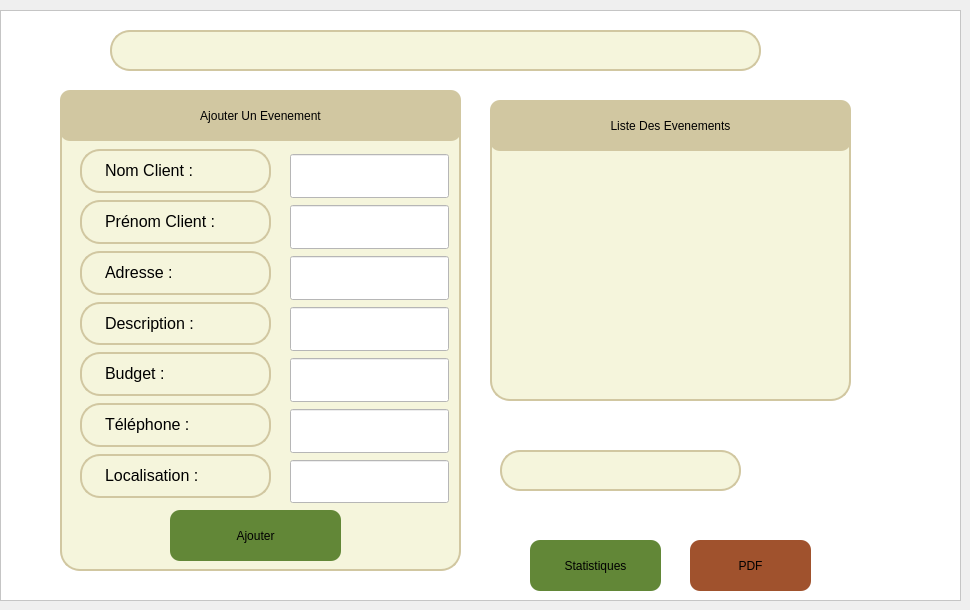
    <widget class="QWidget" name="PageGestionEvenements">
     <widget class="QFrame" name="frame_4">
      <property name="geometry">
       <rect>
        <x>0</x>
        <y>10</y>
        <width>961</width>
        <height>591</height>
       </rect>
      </property>
      <property name="styleSheet">
       <string notr="true">background-color:rgb(255,255,255);
font:20pt &quot;Segoe Ui&quot;;</string>
      </property>
      <property name="frameShape">
       <enum>QFrame::Shape::StyledPanel</enum>
      </property>
      <property name="frameShadow">
       <enum>QFrame::Shadow::Raised</enum>
      </property>
      <widget class="QLabel" name="label_139">
       <property name="geometry">
        <rect>
         <x>50</x>
         <y>20</y>
         <width>51</width>
         <height>41</height>
        </rect>
       </property>
       <property name="styleSheet">
        <string notr="true">image: url(:/res/search.png)</string>
       </property>
       <property name="text">
        <string/>
       </property>
      </widget>
      <widget class="QLineEdit" name="barrederecherche_19">
       <property name="geometry">
        <rect>
         <x>110</x>
         <y>20</y>
         <width>651</width>
         <height>41</height>
        </rect>
       </property>
       <property name="styleSheet">
        <string notr="true">QLineEdit {
    border: 2px solid rgb(209, 199, 161); /* Bordure légèrement plus foncée */
    border-radius: 20px; /* Coins arrondis */
    color: #000; /* Texte noir */
    padding-left: 20px;
    padding-right: 20px;
    background-color: rgb(245, 245, 220); /* Beige */
}

QLineEdit:hover {
    border: 2px solid rgb(160, 150, 120); /* Bordure plus foncée au survol */
    background-color: rgb(255, 255, 235); /* Fond légèrement plus clair */
}

QLineEdit:focus {
    border: 2px solid rgb(100, 80, 50); /* Bordure encore plus foncée lors du focus */
    background-color: rgb(255, 255, 240); /* Fond encore plus clair lors du focus */
    box-shadow: 0 0 5px rgba(0, 0, 0, 0.2); /* Ombre autour du champ en focus */
}
</string>
       </property>
       <property name="cursorMoveStyle">
        <enum>Qt::CursorMoveStyle::LogicalMoveStyle</enum>
       </property>
      </widget>
      <widget class="QLabel" name="label_140">
       <property name="geometry">
        <rect>
         <x>770</x>
         <y>20</y>
         <width>41</width>
         <height>41</height>
        </rect>
       </property>
       <property name="styleSheet">
        <string notr="true">image:url(:/res/likes.png)</string>
       </property>
       <property name="text">
        <string/>
       </property>
      </widget>
      <widget class="QPushButton" name="pushButton_61">
       <property name="geometry">
        <rect>
         <x>690</x>
         <y>530</y>
         <width>121</width>
         <height>51</height>
        </rect>
       </property>
       <property name="styleSheet">
        <string notr="true">QPushButton {
background-color: rgb(160, 82, 45);
font: 10pt &quot;Sylfaen&quot;;
border-radius: 10px;
}
QPushButton:hover {
    background-color: #D2B48C; /* Marron soft */
}
</string>
       </property>
       <property name="text">
        <string>PDF</string>
       </property>
      </widget>
      <widget class="QLineEdit" name="barrederecherche_20">
       <property name="geometry">
        <rect>
         <x>500</x>
         <y>440</y>
         <width>241</width>
         <height>41</height>
        </rect>
       </property>
       <property name="styleSheet">
        <string notr="true">QLineEdit {
    border: 2px solid rgb(209, 199, 161); /* Bordure légèrement plus foncée */
    border-radius: 20px; /* Coins arrondis */
    color: #000; /* Texte noir */
    padding-left: 20px;
    padding-right: 20px;
    background-color: rgb(245, 245, 220); /* Beige */
}

QLineEdit:hover {
    border: 2px solid rgb(160, 150, 120); /* Bordure plus foncée au survol */
    background-color: rgb(255, 255, 235); /* Fond légèrement plus clair */
}

QLineEdit:focus {
    border: 2px solid rgb(100, 80, 50); /* Bordure encore plus foncée lors du focus */
    background-color: rgb(255, 255, 240); /* Fond encore plus clair lors du focus */
    box-shadow: 0 0 5px rgba(0, 0, 0, 0.2); /* Ombre autour du champ en focus */
}
</string>
       </property>
       <property name="cursorMoveStyle">
        <enum>Qt::CursorMoveStyle::LogicalMoveStyle</enum>
       </property>
      </widget>
      <widget class="QFrame" name="frame_21">
       <property name="geometry">
        <rect>
         <x>490</x>
         <y>90</y>
         <width>361</width>
         <height>301</height>
        </rect>
       </property>
       <property name="styleSheet">
        <string notr="true">QFrame {
    border: 2px solid rgb(209, 199, 161); /* Bordure légèrement plus foncée */
    border-radius: 20px; /* Coins arrondis */
    color: #000; /* Texte noir */
    padding-left: 20px;
    padding-right: 20px;
    background-color: rgb(245, 245, 220); /* Beige */
}

QLineEdit:hover {
    border: 2px solid rgb(160, 150, 120); /* Bordure plus foncée au survol */
    background-color: rgb(255, 255, 235); /* Fond légèrement plus clair */
}

QFrame:focus {
    border: 2px solid rgb(100, 80, 50); /* Bordure encore plus foncée lors du focus */
    background-color: rgb(255, 255, 240); /* Fond encore plus clair lors du focus */
    box-shadow: 0 0 5px rgba(0, 0, 0, 0.2); /* Ombre autour du champ en focus */
}
</string>
       </property>
       <property name="frameShape">
        <enum>QFrame::Shape::StyledPanel</enum>
       </property>
       <property name="frameShadow">
        <enum>QFrame::Shadow::Raised</enum>
       </property>
       <widget class="QPushButton" name="pushButton_62">
        <property name="geometry">
         <rect>
          <x>0</x>
          <y>0</y>
          <width>361</width>
          <height>51</height>
         </rect>
        </property>
        <property name="styleSheet">
         <string notr="true">QPushButton {
background-color:rgb(209, 199, 161);
font: 10pt &quot;Sylfaen&quot;;
border-radius: 10px;
}
QPushButton:hover {
    background-color: #F5F5DC; /* Beige soft */
}</string>
        </property>
        <property name="text">
         <string>Liste Des Evenements</string>
        </property>
       </widget>
      </widget>
      <widget class="QLabel" name="label_141">
       <property name="geometry">
        <rect>
         <x>750</x>
         <y>440</y>
         <width>61</width>
         <height>51</height>
        </rect>
       </property>
       <property name="styleSheet">
        <string notr="true">image:url(:/res/suppr.png)</string>
       </property>
       <property name="text">
        <string/>
       </property>
      </widget>
      <widget class="QLabel" name="label_142">
       <property name="geometry">
        <rect>
         <x>810</x>
         <y>20</y>
         <width>51</width>
         <height>41</height>
        </rect>
       </property>
       <property name="styleSheet">
        <string notr="true">image:url(:/res/notif.png)</string>
       </property>
       <property name="text">
        <string/>
       </property>
      </widget>
      <widget class="QPushButton" name="pushButton_63">
       <property name="geometry">
        <rect>
         <x>530</x>
         <y>530</y>
         <width>131</width>
         <height>51</height>
        </rect>
       </property>
       <property name="styleSheet">
        <string notr="true">QPushButton {
background-color: rgb(98, 135, 55);
font: 10pt &quot;Sylfaen&quot;;
border-radius: 10px;
}
QPushButton:hover {
background-color: #7E9C5A;
}</string>
       </property>
       <property name="text">
        <string>Statistiques</string>
       </property>
      </widget>
      <widget class="QFrame" name="frame_22">
       <property name="geometry">
        <rect>
         <x>60</x>
         <y>80</y>
         <width>401</width>
         <height>481</height>
        </rect>
       </property>
       <property name="styleSheet">
        <string notr="true">QFrame {
    border: 2px solid rgb(209, 199, 161); /* Bordure légèrement plus foncée */
    border-radius: 20px; /* Coins arrondis */
    color: #000; /* Texte noir */
    padding-left: 20px;
    padding-right: 20px;
    background-color: rgb(245, 245, 220); /* Beige */
}

QLineEdit:hover {
    border: 2px solid rgb(160, 150, 120); /* Bordure plus foncée au survol */
    background-color: rgb(255, 255, 235); /* Fond légèrement plus clair */
}

QFrame:focus {
    border: 2px solid rgb(100, 80, 50); /* Bordure encore plus foncée lors du focus */
    background-color: rgb(255, 255, 240); /* Fond encore plus clair lors du focus */
    box-shadow: 0 0 5px rgba(0, 0, 0, 0.2); /* Ombre autour du champ en focus */
}
</string>
       </property>
       <property name="frameShape">
        <enum>QFrame::Shape::StyledPanel</enum>
       </property>
       <property name="frameShadow">
        <enum>QFrame::Shadow::Raised</enum>
       </property>
       <widget class="QPushButton" name="pushButton_64">
        <property name="geometry">
         <rect>
          <x>0</x>
          <y>0</y>
          <width>401</width>
          <height>51</height>
         </rect>
        </property>
        <property name="styleSheet">
         <string notr="true">QPushButton {
background-color:rgb(209, 199, 161);
font: 10pt &quot;Sylfaen&quot;;
border-radius: 10px;
}
QPushButton:hover {
    background-color: #F5F5DC; /* Beige soft */
}</string>
        </property>
        <property name="text">
         <string>Ajouter Un Evenement</string>
        </property>
       </widget>
       <widget class="QPushButton" name="pushButton_65">
        <property name="geometry">
         <rect>
          <x>110</x>
          <y>420</y>
          <width>171</width>
          <height>51</height>
         </rect>
        </property>
        <property name="styleSheet">
         <string notr="true">QPushButton {
background-color: rgb(98, 135, 55);
font: 10pt &quot;Sylfaen&quot;;
border-radius: 10px;
}
QPushButton:hover {
background-color: #7E9C5A;
}</string>
        </property>
        <property name="text">
         <string>Ajouter</string>
        </property>
       </widget>
       <widget class="QLabel" name="label_143">
        <property name="geometry">
         <rect>
          <x>20</x>
          <y>212</y>
          <width>191</width>
          <height>43</height>
         </rect>
        </property>
        <property name="styleSheet">
         <string notr="true">label-&gt;setStyleSheet(&quot;QLabel { color: black; font-size: 10px; border: none; }&quot;);
</string>
        </property>
        <property name="text">
         <string>&lt;html&gt;&lt;head/&gt;&lt;body&gt;&lt;p&gt;&lt;span style=&quot; font-size:12pt;&quot;&gt;Description :&lt;/span&gt;&lt;/p&gt;&lt;/body&gt;&lt;/html&gt;</string>
        </property>
       </widget>
       <widget class="QLabel" name="label_144">
        <property name="geometry">
         <rect>
          <x>20</x>
          <y>364</y>
          <width>191</width>
          <height>44</height>
         </rect>
        </property>
        <property name="styleSheet">
         <string notr="true">label-&gt;setStyleSheet(&quot;QLabel { color: black; font-size: 10px; border: none; }&quot;);
</string>
        </property>
        <property name="text">
         <string>&lt;html&gt;&lt;head/&gt;&lt;body&gt;&lt;p&gt;&lt;span style=&quot; font-size:12pt;&quot;&gt;Localisation :&lt;/span&gt;&lt;/p&gt;&lt;/body&gt;&lt;/html&gt;</string>
        </property>
       </widget>
       <widget class="QLabel" name="label_145">
        <property name="geometry">
         <rect>
          <x>20</x>
          <y>161</y>
          <width>191</width>
          <height>44</height>
         </rect>
        </property>
        <property name="styleSheet">
         <string notr="true">label-&gt;setStyleSheet(&quot;QLabel { color: black; font-size: 10px; border: none; }&quot;);
</string>
        </property>
        <property name="text">
         <string>&lt;html&gt;&lt;head/&gt;&lt;body&gt;&lt;p&gt;&lt;span style=&quot; font-size:12pt;&quot;&gt;Adresse :&lt;/span&gt;&lt;/p&gt;&lt;/body&gt;&lt;/html&gt;</string>
        </property>
       </widget>
       <widget class="QLabel" name="label_146">
        <property name="geometry">
         <rect>
          <x>20</x>
          <y>313</y>
          <width>191</width>
          <height>44</height>
         </rect>
        </property>
        <property name="styleSheet">
         <string notr="true">label-&gt;setStyleSheet(&quot;QLabel { color: black; font-size: 10px; border: none; }&quot;);
</string>
        </property>
        <property name="text">
         <string>&lt;html&gt;&lt;head/&gt;&lt;body&gt;&lt;p&gt;&lt;span style=&quot; font-size:12pt;&quot;&gt;Téléphone :&lt;/span&gt;&lt;/p&gt;&lt;/body&gt;&lt;/html&gt;</string>
        </property>
       </widget>
       <widget class="QLabel" name="label_147">
        <property name="geometry">
         <rect>
          <x>20</x>
          <y>59</y>
          <width>191</width>
          <height>44</height>
         </rect>
        </property>
        <property name="styleSheet">
         <string notr="true">label-&gt;setStyleSheet(&quot;QLabel { color: black; font-size: 10px; border: none; }&quot;);
</string>
        </property>
        <property name="text">
         <string>&lt;html&gt;&lt;head/&gt;&lt;body&gt;&lt;p&gt;&lt;span style=&quot; font-size:12pt;&quot;&gt;Nom Client :&lt;/span&gt;&lt;/p&gt;&lt;/body&gt;&lt;/html&gt;</string>
        </property>
       </widget>
       <widget class="QLabel" name="label_148">
        <property name="geometry">
         <rect>
          <x>20</x>
          <y>262</y>
          <width>191</width>
          <height>44</height>
         </rect>
        </property>
        <property name="styleSheet">
         <string notr="true">label-&gt;setStyleSheet(&quot;QLabel { color: black; font-size: 10px; border: none; }&quot;);
</string>
        </property>
        <property name="text">
         <string>&lt;html&gt;&lt;head/&gt;&lt;body&gt;&lt;p&gt;&lt;span style=&quot; font-size:12pt;&quot;&gt;Budget :&lt;/span&gt;&lt;/p&gt;&lt;/body&gt;&lt;/html&gt;</string>
        </property>
       </widget>
       <widget class="QLabel" name="label_149">
        <property name="geometry">
         <rect>
          <x>20</x>
          <y>110</y>
          <width>191</width>
          <height>44</height>
         </rect>
        </property>
        <property name="styleSheet">
         <string notr="true">label-&gt;setStyleSheet(&quot;QLabel { color: black; font-size: 10px; border: none; }&quot;);
</string>
        </property>
        <property name="text">
         <string>&lt;html&gt;&lt;head/&gt;&lt;body&gt;&lt;p&gt;&lt;span style=&quot; font-size:12pt;&quot;&gt;Prénom Client  :&lt;/span&gt;&lt;/p&gt;&lt;/body&gt;&lt;/html&gt;</string>
        </property>
       </widget>
       <widget class="QLineEdit" name="lineEdit_94">
        <property name="geometry">
         <rect>
          <x>230</x>
          <y>268</y>
          <width>159</width>
          <height>44</height>
         </rect>
        </property>
       </widget>
       <widget class="QLineEdit" name="lineEdit_95">
        <property name="geometry">
         <rect>
          <x>230</x>
          <y>64</y>
          <width>159</width>
          <height>44</height>
         </rect>
        </property>
       </widget>
       <widget class="QLineEdit" name="lineEdit_96">
        <property name="geometry">
         <rect>
          <x>230</x>
          <y>217</y>
          <width>159</width>
          <height>44</height>
         </rect>
        </property>
       </widget>
       <widget class="QLineEdit" name="lineEdit_97">
        <property name="geometry">
         <rect>
          <x>230</x>
          <y>115</y>
          <width>159</width>
          <height>44</height>
         </rect>
        </property>
       </widget>
       <widget class="QLineEdit" name="lineEdit_98">
        <property name="geometry">
         <rect>
          <x>230</x>
          <y>166</y>
          <width>159</width>
          <height>44</height>
         </rect>
        </property>
       </widget>
       <widget class="QLineEdit" name="lineEdit_99">
        <property name="geometry">
         <rect>
          <x>230</x>
          <y>319</y>
          <width>159</width>
          <height>44</height>
         </rect>
        </property>
       </widget>
       <widget class="QLineEdit" name="lineEdit_100">
        <property name="geometry">
         <rect>
          <x>230</x>
          <y>370</y>
          <width>159</width>
          <height>43</height>
         </rect>
        </property>
       </widget>
      </widget>
      <widget class="QLabel" name="label_150">
       <property name="geometry">
        <rect>
         <x>810</x>
         <y>440</y>
         <width>61</width>
         <height>51</height>
        </rect>
       </property>
       <property name="styleSheet">
        <string notr="true">image:url(:/res/modif.png)</string>
       </property>
       <property name="text">
        <string/>
       </property>
      </widget>
     </widget>
    </widget>
